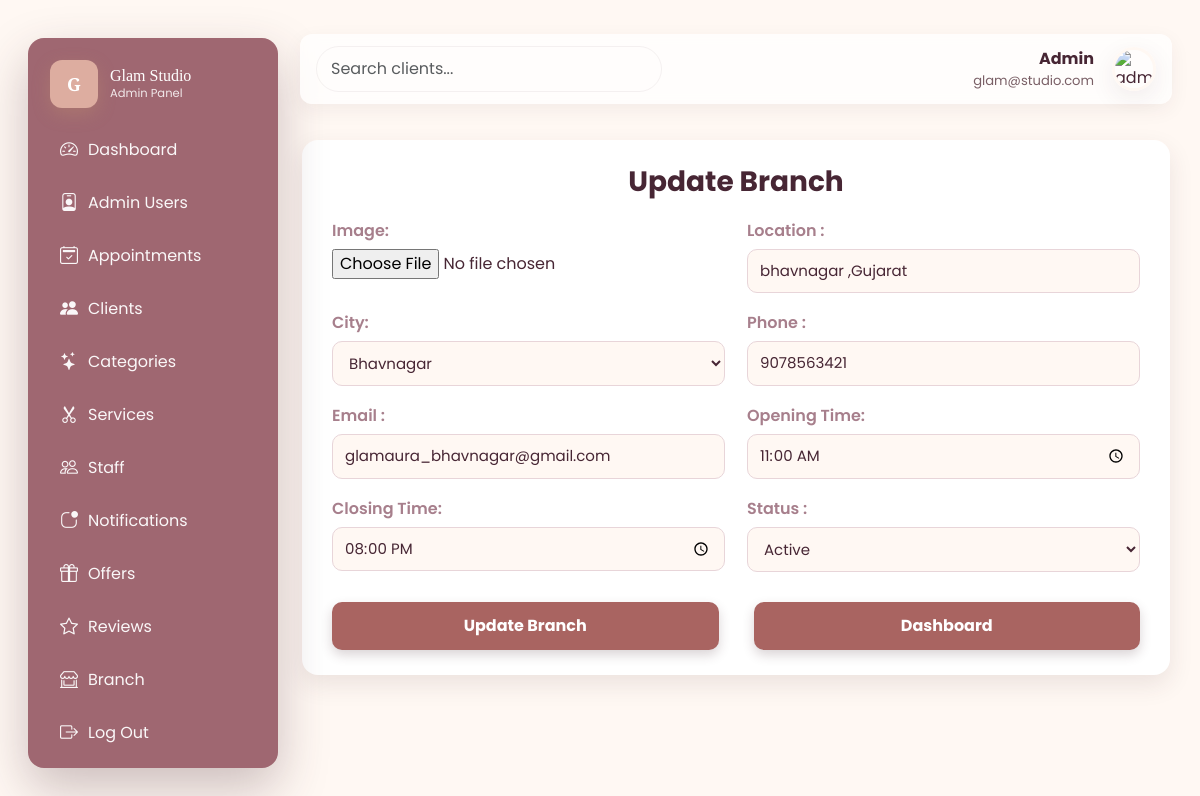
Screenshot of /admin/branch_up.php?branch_id=3 (signed in) with the database file from the repository.
### tables this page shows
CREATE TABLE `branches` (
  `branch_id` int(11) NOT NULL,
  `image` varchar(255) NOT NULL,
  `location` varchar(255) NOT NULL,
  `city_name` varchar(100) DEFAULT NULL,
  `phone` varchar(20) DEFAULT NULL,
  `email` varchar(150) DEFAULT NULL,
  `opening_time` time DEFAULT NULL,
  `closing_time` time DEFAULT NULL,
  `status` tinyint(1) DEFAULT NULL,
  `created_at` timestamp NULL DEFAULT current_timestamp()
);

### admin/branch_up.php (the view, shortened to what this page needs)
<?php
include("./conn.php");
$id = $_GET['branch_id'];
$old = mysqli_fetch_assoc(mysqli_query($conn, "SELECT * FROM branches WHERE branch_id='$id'"));
$location    = $_POST['uplocation']      ?? $old['location'];
$city_name   = $_POST['upcity_name']     ?? $old['city_name'];
$phone       = $_POST['uphone']          ?? $old['phone'];
$email       = $_POST['upemail']         ?? $old['email'];
$status      = $_POST['upstatus']        ?? $old['status'];
$image       = $_POST['upimage']         ?? $old['image'];
?>
<!DOCTYPE html>
<html lang="en">
<head>
    <link href="https://cdn.jsdelivr.net/npm/bootstrap@5.3.2/dist/css/bootstrap.min.css" rel="stylesheet">
    <link href="https://cdn.jsdelivr.net/npm/bootstrap-icons@1.11.3/font/bootstrap-icons.css" rel="stylesheet">
    <link rel="stylesheet" href="admin.css">
</head>
<body>
<?php include('./includes/header.php'); ?>
<main class="main">
    <div class="form-container">
        <h3 style="color:var(--plum);font-weight:700;">Update Branch</h3>
        <form method="POST" action="">
            <div class="form-grid">
                 <div>
                    <label>Image:</label>
                    <input type="file" name="upimage" value="<?= $image ?>" required>
                </div>
                <div>
                    <label>Location :</label>
                    <input type="text" name="uplocation" value="<?= $location ?>" required>
                </div>
                <div>
                <label>City:</label>
                <select name="upcity_name" required>
                    <option value="Bhavnagar"<?php if($city_name == "Bhavnagar") echo "selected"; ?>>Bhavnagar</option>
                  </select>
            </div>
                <div>
                    <label>Phone :</label>
                    <input type="text" name="uphone" value="<?= $phone ?>" required>
                </div>
                <div>
                    <label>Email :</label>
                    <input type="email" name="upemail" value="<?= $email ?>" required>
                </div>
                <div>
            <label>Opening Time:</label>
            <input type="time" name="upopening_time" value="<?= $old['opening_time']; ?>" required>
        </div>
        <div>
            <label>Closing Time:</label>
            <input type="time" name="upclosing_time" value="<?= $old['closing_time']; ?>" required>
        </div>
                <div>
                   <label>Status :</label>
                <select name="upstatus" required>
                    <option value="1" <?php if($status == 1) echo "selected"; ?>>Active</option>
                </select>
                </div>
            </div>
           <div class="btn-row">
            <input type="submit" value="Update Branch" name="btn_update">
            <a href="branch.php" class="btn-dashboard">Dashboard</a>
          </div>
        </form>
    </div>
</main>
</div>
</body>
</html>

### admin/admin.css (style rules this page uses)
:root { --blush: #F6D0D6; --rose-gold: #CFA46A; --ivory: #FFF8F3; --mauve: #a77f8c; --plum: #472634; --glass-alpha: rgba(255,255,255,0.55); --accent-gradient: none; --card-radius: 14px; }
* { box-sizing:border-box }
* { box-sizing: border-box; }
body { margin: 0; padding: 0; background: #FFF8F3; font-family: 'Poppins', system-ui, -apple-system, "Segoe UI", Roboto, "Helvetica Neue", Arial; }
.main { width:100%; padding: 6px 2px; }
:root { --blush: #F6D0D6; --rose-gold: #CFA46A; --ivory: #FFF8F3; --mauve: #a77f8c; --plum: #472634; }
body { background: #FFF8F3; margin: 0; padding: 40px; font-family: 'Poppins', sans-serif; color: var(--plum); }
.form-container { max-width: 1200px; margin: 30px auto; background: white; padding: 25px 30px; border-radius: 16px; box-shadow: 0 10px 25px rgba(71, 38, 52, 0.10); color: var(--plum); }
.form-container h3 { text-align: center; margin-bottom: 20px; font-weight: 700; color: var(--plum); }
.form-grid { display: grid; grid-template-columns: 1fr 1fr; gap: 18px 22px; }
.form-container label { font-weight: 600; color: var(--mauve); display: block; margin-bottom: 6px; }
.form-container input[type="text"], .form-container input[type="number"], .form-container input[type="email"], .form-container input[type="date"], .form-container input[type="time"], .form-container select { width: 100%; padding: 10px 12px; border: 1px solid #e8d5d9; border-radius: 10px; background: var(--ivory); color: var(--plum); font-size: 15px; outline: none; transition: 0.3s ease; }
.btn-row { display: flex; justify-content: space-between; gap: 35px; margin-top: 30px; }
.btn-row input[type="submit"], .btn-row .btn-dashboard { width: 100%; padding: 12px; background: #a96461; color: white; border: none; font-size: 16px; font-weight: 700; border-radius: 10px; box-shadow: 0 5px 12px rgba(71, 38, 52, 0.2); transition: 0.3s ease; text-align: center; cursor: pointer; display: block; text-decoration: none; }

### admin/branch_up.php (style rules this page uses)
.btn-row { display: flex; justify-content: space-between; gap: 35px; margin-top: 30px; }
.btn-row input[type="submit"], .btn-row .btn-dashboard { width: 100%; padding: 12px; background: #a96461; color: white; border: none; font-size: 16px; font-weight: 700; border-radius: 10px; box-shadow: 0 5px 12px rgba(71, 38, 52, 0.2); transition: 0.3s ease; text-align: center; cursor: pointer; display: block; text-decoration: none; }

### admin/includes/header.php (style rules this page uses)
:root { --blush: #F6D0D6; --rose-gold: #CFA46A; --ivory: #FFF8F3; --mauve: #a77f8c; --plum: #472634; --glass-alpha: rgba(255,255,255,0.55); --accent-gradient: none; --card-radius: 14px; }
* { box-sizing:border-box }
* { box-sizing: border-box; }
body { margin: 0; padding: 0; background: #FFF8F3; font-family: 'Poppins', system-ui, -apple-system, "Segoe UI", Roboto, "Helvetica Neue", Arial; }
:root { --blush: #F6D0D6; --rose-gold: #CFA46A; --ivory: #FFF8F3; --mauve: #a77f8c; --plum: #472634; }
body { background: #FFF8F3; margin: 0; padding: 40px; font-family: 'Poppins', sans-serif; color: var(--plum); }

### rows the page displays
branches: uplocation "bhavnagar ,Gujarat", upcity_name "Bhavnagar", uphone "9078563421", upemail "glamaura_bhavnagar@gmail.com", upopening_time "11:00:00", upclosing_time "20:00:00", upstatus "Active"
